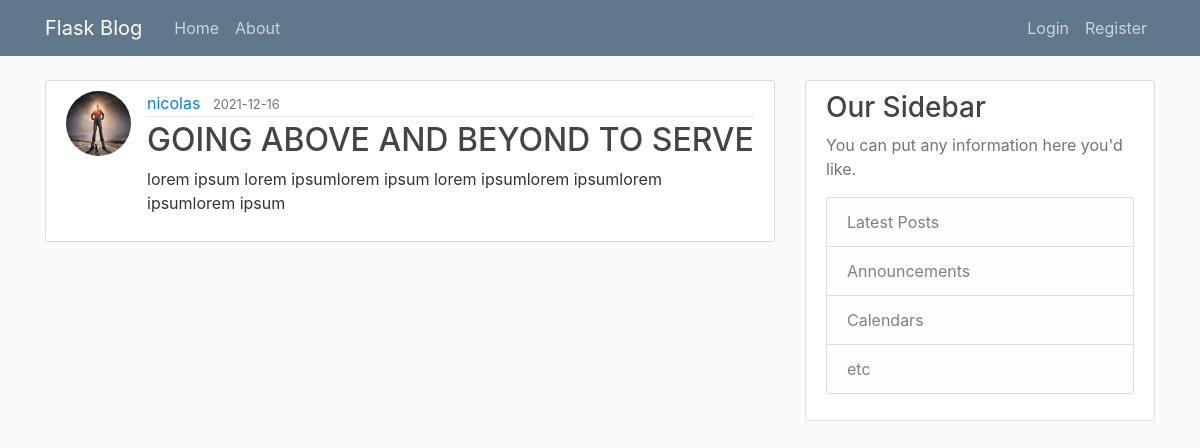
The page /post/2 on the database as committed earlier.
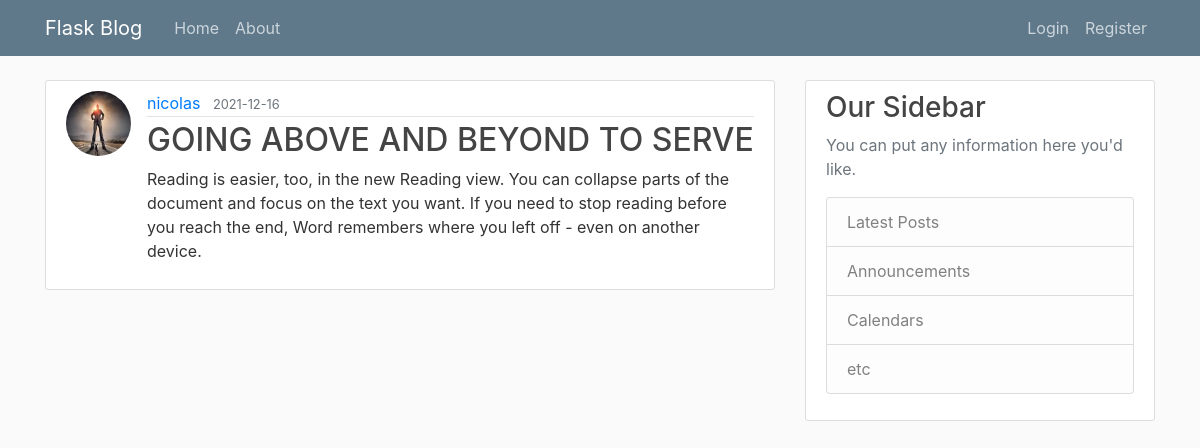
The same page on the database as committed later.
### blog/models.py (models this page shows, shortened)
class Post(db.Model):
    id = db.Column(db.Integer, primary_key=True)
    title = db.Column(db.String(100),
                      nullable=False)
    date = db.Column(db.DateTime, nullable=False, default=datetime.utcnow)
    content = db.Column(db.Text,
                        nullable=False)
    user_id = db.Column(db.Integer, db.ForeignKey('user.id'), nullable=False)

### blog/routes.py (the view)
@app.route("/post/<int:post_id>")
def post(post_id):
    post = Post.query.get_or_404(post_id)
    return render_template('post.html', title='post.title', post=post)

### blog/templates/post.html (shortened to what this page needs)
{% extends 'base.html' %}
{% block content %}
    <article class="media content-section">
        <img src="{{ url_for('static', filename='profile/'+ post.author.image_file) }}" class="rounded-circle article-img" alt="">
        <div class="media-body">
        <div class="article-metadata">
            <a class="mr-2" href="{{ url_for('user_posts', username=post.author.username) }}">{{ post.author.username }}</a>
            <small class="text-muted">{{ post.date.strftime('%Y-%m-%d') }}</small>
        </div>
        <h2 class="article-title">{{ post.title }}</h2>
        <p class="article-content">{{ post.content }}</p>
        </div>
    </article>
{% endblock %}

Rows that differ between the two databases and show on the page:
changed Post "GOING ABOVE AND BEYOND TO SERVE": content "lorem ipsum lorem ipsumlorem ipsum lorem ipsumlorem ipsumlorem ipsumlorem ipsum" → "Reading is easier, too, in the new Reading view. You can collapse parts of the document and focus on the text you want. If you need to stop reading before you reach the end, Word remembers where you left off - even on another device."
